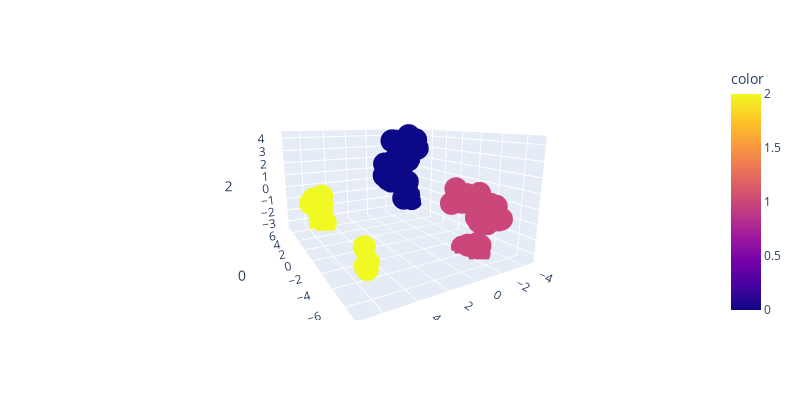

This figure's notebook cell:
### Code cell
fig = px.scatter_3d(X, x=0, y=1, z=2,color=model3.labels_,width=800, height=400)
fig.show()
